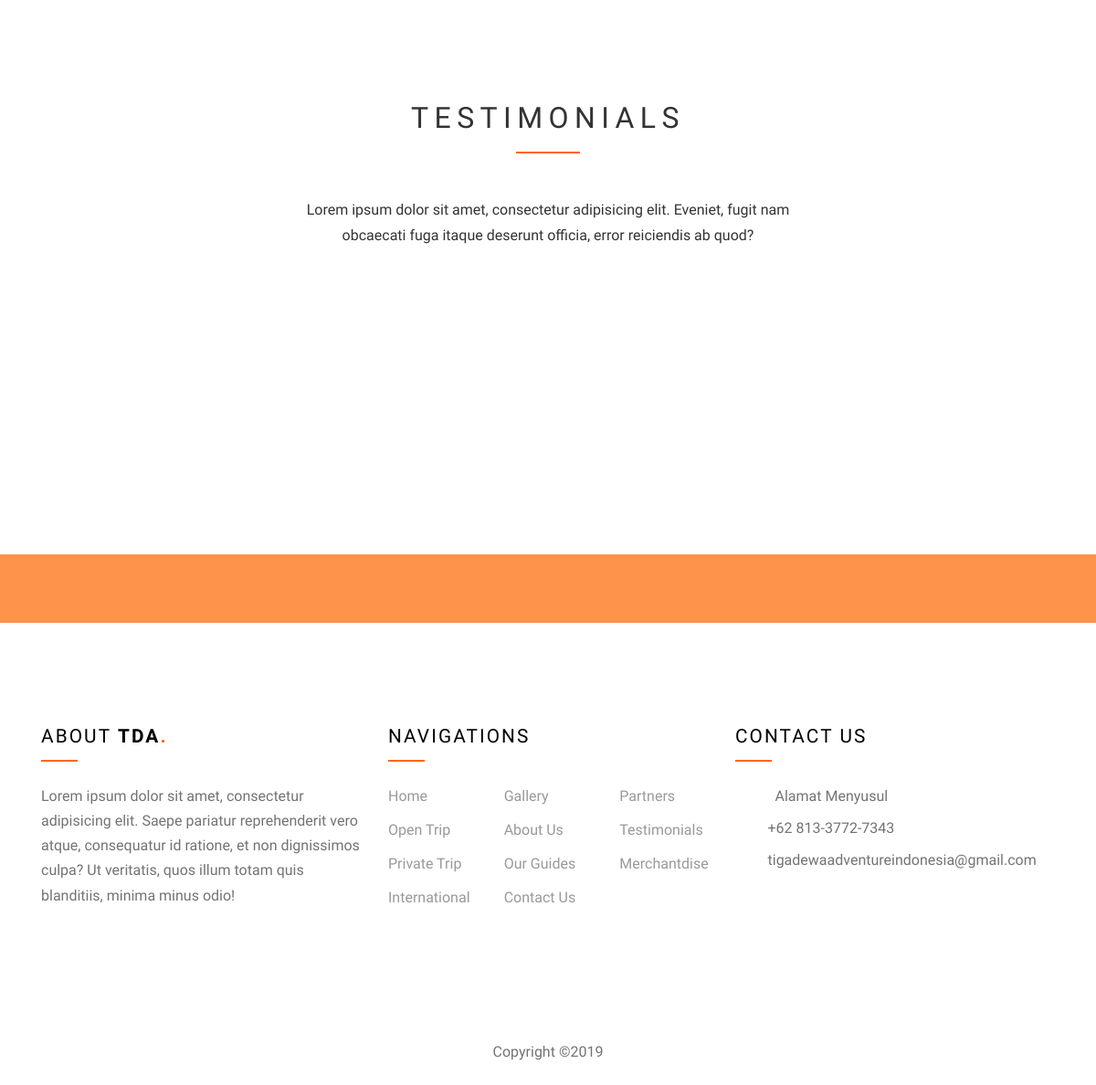
The app's page /index.php/about/testimonials (lower part), older data.
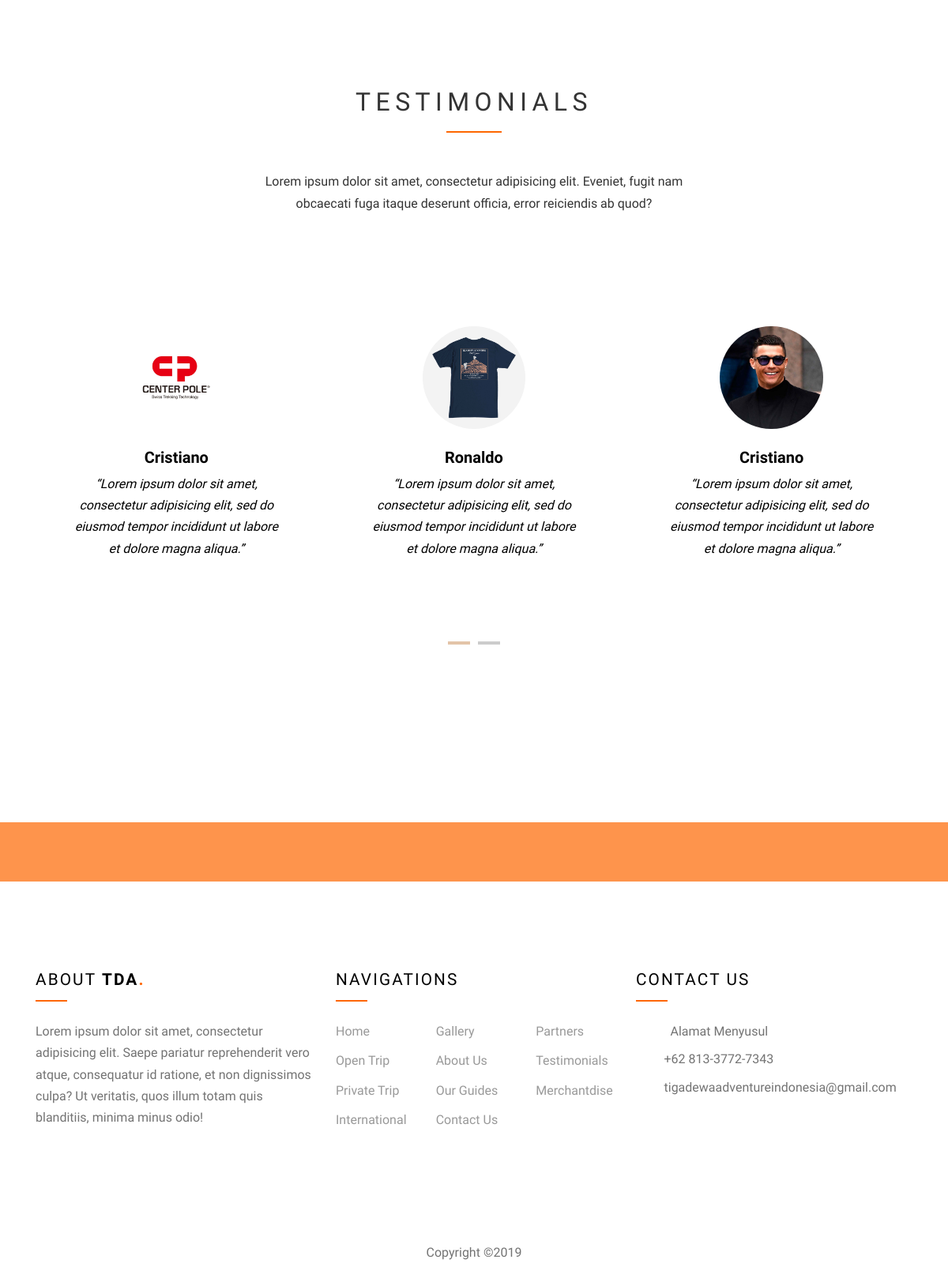
The same page, newer data.
### tables this page shows
CREATE TABLE `testimonials` (
  `id_testimonials` int(11) NOT NULL,
  `name` varchar(100) NOT NULL,
  `caption` text NOT NULL,
  `photo` varchar(25) NOT NULL
);

### application/controllers/About.php (called while the page is built, shortened)
<?php
class About extends CI_Controller {
	public function __construct()
	{
		$this->load->model('About_model', 'am');
		$this->load->model('Admin_model', 'adm');
		$this->load->model('_testimonialsmodel', 'tm');
	}
	public function testimonials()
	{
		$data['testi'] = $this->tm->getTesti();
		$this->load->view('user/testimonials', $data);
	}
}

### index.php (called while the page is built, shortened)
<?php
require_once BASEPATH.'core/CodeIgniter.php';

### application/models/_testimonialsmodel.php (called while the page is built, shortened)
<?php
class _testimonialsmodel extends CI_Model {
  public function getTesti()
  {
    return $this->db->get('testimonials')->result();
  }
}

### application/views/user/testimonials.php (the view, shortened to what the changed rows need)
<!DOCTYPE html>
<html lang="en">
  <head>
    <link rel="stylesheet" href="<?=base_url()?>assets/fonts/icomoon/style.css">
    <link rel="stylesheet" href="<?=base_url()?>assets/css/bootstrap.min.css">
    <link rel="stylesheet" href="<?=base_url()?>assets/css/magnific-popup.css">
    <link rel="stylesheet" href="<?=base_url()?>assets/css/jquery-ui.css">
    <link rel="stylesheet" href="<?=base_url()?>assets/css/owl.carousel.min.css">
    <link rel="stylesheet" href="<?=base_url()?>assets/css/owl.theme.default.min.css">
    <link rel="stylesheet" href="<?=base_url()?>assets/css/bootstrap-datepicker.css">
    <link rel="stylesheet" href="<?=base_url()?>assets/css/mediaelementplayer.css">
    <link rel="stylesheet" href="<?=base_url()?>assets/css/animate.css">
    <link rel="stylesheet" href="<?=base_url()?>assets/fonts/flaticon/font/flaticon.css">
    <link rel="stylesheet" href="<?=base_url()?>assets/css/fl-bigmug-line.css">
    <link rel="stylesheet" href="https://use.fontawesome.com/releases/v5.6.3/css/all.css">
    <link rel="stylesheet" href="<?=base_url()?>assets/css/aos.css">
    <link rel="stylesheet" href="<?=base_url()?>assets/css/style.css">
  </head>
  <body>
    <div class="site-section block-13">
      <div class="container">
        <div class="row">
          <div class="site-section-heading text-center mb-5 w-border col-md-6 mx-auto">
            <h2 class="mb-5">Testimonials</h2>
          </div>
        </div>
        <div class="nonloop-block-13 owl-carousel">
          <?php foreach ($testi as $t) { ?>
            <div class="text-center p-3 p-md-5 bg-white">
              <div class="mb-4">
                <img src="<?=base_url()?>assets/uploads/<?php echo $t->photo?>" alt="Image" class="w-50 mx-auto img-fluid rounded-circle">
              </div>
              <div class="text-black">
                <h3 class="font-weight-bld h5"><?php echo $t->name?></h3>
                <p class="font-italic">&ldquo;<?php echo $t->caption?>&rdquo;</p>
              </div>
            </div>
          <?php }?>
        </div>
      </div>
    </div>
  </body>
</html>

Row changes from the older to the newer data that the page shows:
added testimonials: photo (picture), name "Cristiano", caption "Lorem ipsum dolor sit amet, consectetur adipisicing elit, sed do eiusmod tempor incididunt ut labore et dolore magna aliqua."
added testimonials: photo (picture), name "Ronaldo", caption "Lorem ipsum dolor sit amet, consectetur adipisicing elit, sed do eiusmod tempor incididunt ut labore et dolore magna aliqua."
added testimonials: photo (picture), name "Cristiano", caption "Lorem ipsum dolor sit amet, consectetur adipisicing elit, sed do eiusmod tempor incididunt ut labore et dolore magna aliqua."
